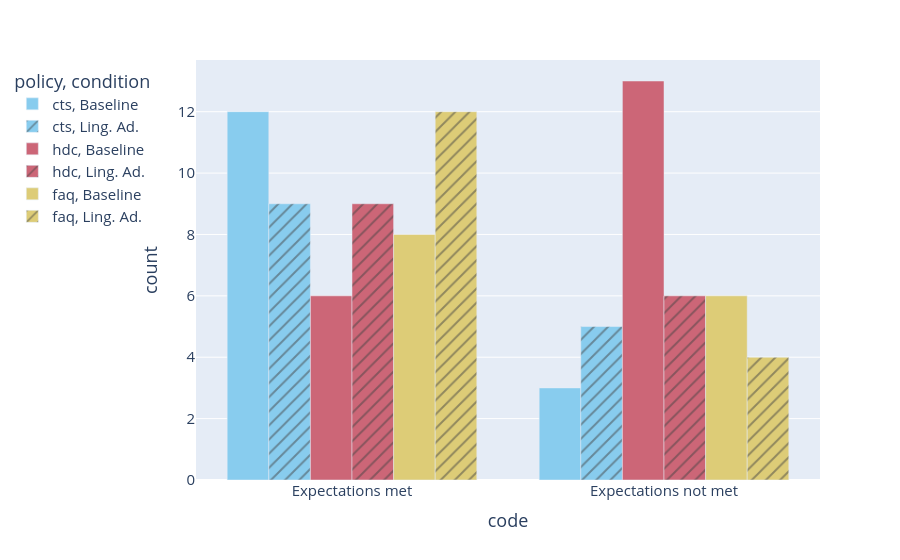

The code cell stored with this chart in its notebook:
### Code cell
data = pd.concat([mental_models_data[mental_models_data["code"] == "Expectations met"],
                 mental_models_data[mental_models_data["code"] == "Expectations not met"]])

fig = px.bar(data, x="code", y="count", color="policy", pattern_shape='condition', barmode="group", color_discrete_sequence=px.colors.qualitative.Safe)
fig.update_layout(legend=dict(
    yanchor="top",
    y=0.99,
    xanchor="right",
    x=-0.07,
    font=dict(size=15)
),
font=dict(size=15))

fig.show()

### Figure 1 — Plotly figure (JSON) as saved in the notebook; plotly's stock layout.template omitted (floating-point values rounded to 4 significant figures)
{"data": [{"alignmentgroup": "True", "hovertemplate": "policy=cts<br>condition=Baseline<br>code=%{x}<br>count=%{y}<extra></extra>", "legendgroup": "cts, Baseline", "marker": {"color": "rgb(136, 204, 238)", "pattern": {"shape": ""}}, "name": "cts, Baseline", "offsetgroup": "cts, Baseline", "orientation": "v", "showlegend": true, "textposition": "auto", "type": "bar", "x": ["Expectations met", "Expectations not met"], "xaxis": "x", "y": [12, 3], "yaxis": "y"}, {"alignmentgroup": "True", "hovertemplate": "policy=cts<br>condition=Ling. Ad.<br>code=%{x}<br>count=%{y}<extra></extra>", "legendgroup": "cts, Ling. Ad.", "marker": {"color": "rgb(136, 204, 238)", "pattern": {"shape": "/"}}, "name": "cts, Ling. Ad.", "offsetgroup": "cts, Ling. Ad.", "orientation": "v", "showlegend": true, "textposition": "auto", "type": "bar", "x": ["Expectations met", "Expectations not met"], "xaxis": "x", "y": [9, 5], "yaxis": "y"}, {"alignmentgroup": "True", "hovertemplate": "policy=hdc<br>condition=Baseline<br>code=%{x}<br>count=%{y}<extra></extra>", "legendgroup": "hdc, Baseline", "marker": {"color": "rgb(204, 102, 119)", "pattern": {"shape": ""}}, "name": "hdc, Baseline", "offsetgroup": "hdc, Baseline", "orientation": "v", "showlegend": true, "textposition": "auto", "type": "bar", "x": ["Expectations met", "Expectations not met"], "xaxis": "x", "y": [6, 13], "yaxis": "y"}, {"alignmentgroup": "True", "hovertemplate": "policy=hdc<br>condition=Ling. Ad.<br>code=%{x}<br>count=%{y}<extra></extra>", "legendgroup": "hdc, Ling. Ad.", "marker": {"color": "rgb(204, 102, 119)", "pattern": {"shape": "/"}}, "name": "hdc, Ling. Ad.", "offsetgroup": "hdc, Ling. Ad.", "orientation": "v", "showlegend": true, "textposition": "auto", "type": "bar", "x": ["Expectations met", "Expectations not met"], "xaxis": "x", "y": [9, 6], "yaxis": "y"}, {"alignmentgroup": "True", "hovertemplate": "policy=faq<br>condition=Baseline<br>code=%{x}<br>count=%{y}<extra></extra>", "legendgroup": "faq, Baseline", "marker": {"color": "rgb(221, 204, 119)", "pattern": {"shape": ""}}, "name": "faq, Baseline", "offsetgroup": "faq, Baseline", "orientation": "v", "showlegend": true, "textposition": "auto", "type": "bar", "x": ["Expectations met", "Expectations not met"], "xaxis": "x", "y": [8, 6], "yaxis": "y"}, {"alignmentgroup": "True", "hovertemplate": "policy=faq<br>condition=Ling. Ad.<br>code=%{x}<br>count=%{y}<extra></extra>", "legendgroup": "faq, Ling. Ad.", "marker": {"color": "rgb(221, 204, 119)", "pattern": {"shape": "/"}}, "name": "faq, Ling. Ad.", "offsetgroup": "faq, Ling. Ad.", "orientation": "v", "showlegend": true, "textposition": "auto", "type": "bar", "x": ["Expectations met", "Expectations not met"], "xaxis": "x", "y": [12, 4], "yaxis": "y"}], "layout": {"barmode": "group", "font": {"size": 15}, "legend": {"font": {"size": 15}, "title": {"text": "policy, condition"}, "tracegroupgap": 0, "x": -0.07, "xanchor": "right", "y": 0.99, "yanchor": "top"}, "margin": {"t": 60}, "xaxis": {"anchor": "y", "domain": [0, 1], "title": {"text": "code"}}, "yaxis": {"anchor": "x", "domain": [0, 1], "title": {"text": "count"}}}}
